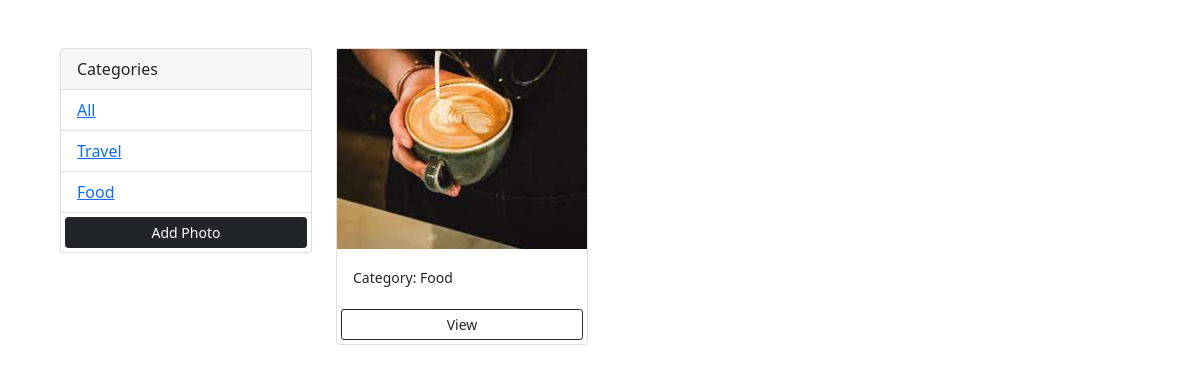
The app's page /?category=Food with its own data.
### photos/models.py (models this page shows, shortened)
class Category (models.Model):
    name= models.CharField(max_length=100, null=False, blank=False)
    def __str__(self):
        return self.name

class Photo(models.Model):
    category  = models.ForeignKey(Category, on_delete=models.SET_NULL, null=True, blank=True)
    image  = models.ImageField(null=False, blank= False)
    description= models.TextField()

### photos/views.py (the view)
# urls.py: path('', views.gallery, name= 'gallery'),
def gallery(request):
    category = request.GET.get('category')
    if category == None:
        photos = Photo.objects.all()
    else:
        photos = Photo.objects.filter(category__name=category)
    categories = Category.objects.all()
    context = {'categories':categories , 'photos': photos }
    return render  (request,'photos/gallery.html', context)

### photos/templates/photos/gallery.html (shortened to what this page needs)
<!DOCTYPE html>
<html lang="en">
<head>
    <link href="https://cdn.jsdelivr.net/npm/bootstrap@5.0.2/dist/css/bootstrap.min.css" rel="stylesheet">
</head>
<body class="m-5">
     <div class="container">
        <div class="row">
            <div class="col-md-3">
                <div class="card">
                    <div class="card-header">
                      Categories
                    </div>
                    <ul class="list-group list-group-flush">
                      <li class="list-group-item">
                        <a href="{% url 'gallery' %}"> All</a>
                      </li>
                      {% for category in categories %}
                      <li class="list-group-item">
                        <a href="{% url 'gallery' %}?category={{category.name}}">{{category.name}}</a>
                      </li>
                      {% endfor %}
                      <a href="{% url 'addPhoto' %}" class="btn btn-dark btn-block btn-sm  m-1">Add Photo</a>
                    </ul>
                  </div>
            </div>
            <div class="col-md-9">
                <div class="row" >
                  {% for photo in photos %}
                   <div class="col-md-4">
                    <div class="card" >
                        <img src="{{photo.image.url}}" class="image-thumbail" alt="...">
                        <div class="card-body">
                          <small class="card-text">Category: {{photo.category}}</small>
                        </div>
                        <a  href="{% url 'photo' photo.pk %}" class="btn btn-outline-dark btn-sm m-1">View</a>
                    </div>
                  </div>
                  {% empty %}
                        <h3>No photos...</h3>
                  {% endfor %}
                   </div>
                </div>
            </div>
        </div>
</body>
</html>

### photos/templates/photos/gallery.html (style rules this page uses)
.image-thumbail { height: 200px; object-fit: cover; }

### records on screen
Category: name "Travel"
Category: name "Food"
Photo: image (picture), category "Food"
